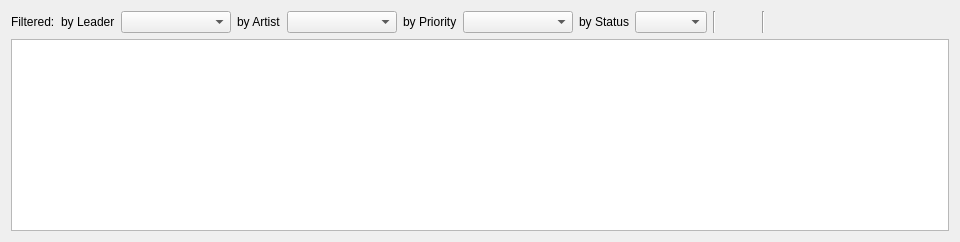
            <widget class="QWidget" name="tab_8">
             <attribute name="title">
              <string>Issue Tracking</string>
             </attribute>
             <layout class="QVBoxLayout" name="verticalLayout_11">
              <item>
               <layout class="QHBoxLayout" name="horizontalLayout_5">
                <item>
                 <widget class="QLabel" name="label_7">
                  <property name="text">
                   <string>Filtered:</string>
                  </property>
                 </widget>
                </item>
                <item>
                 <widget class="QLabel" name="label_8">
                  <property name="text">
                   <string>by Leader</string>
                  </property>
                 </widget>
                </item>
                <item>
                 <widget class="QComboBox" name="comboBox_4">
                  <property name="minimumContentsLength">
                   <number>10</number>
                  </property>
                 </widget>
                </item>
                <item>
                 <widget class="QLabel" name="label_9">
                  <property name="text">
                   <string>by Artist</string>
                  </property>
                 </widget>
                </item>
                <item>
                 <widget class="QComboBox" name="comboBox_5">
                  <property name="minimumContentsLength">
                   <number>10</number>
                  </property>
                 </widget>
                </item>
                <item>
                 <widget class="QLabel" name="label_10">
                  <property name="text">
                   <string>by Priority</string>
                  </property>
                 </widget>
                </item>
                <item>
                 <widget class="QComboBox" name="comboBox_6">
                  <property name="minimumContentsLength">
                   <number>10</number>
                  </property>
                 </widget>
                </item>
                <item>
                 <widget class="QLabel" name="label_12">
                  <property name="text">
                   <string>by Status</string>
                  </property>
                 </widget>
                </item>
                <item>
                 <widget class="QComboBox" name="cbbIssueStatus"/>
                </item>
                <item>
                 <widget class="Line" name="line_5">
                  <property name="orientation">
                   <enum>Qt::Vertical</enum>
                  </property>
                 </widget>
                </item>
                <item>
                 <spacer name="horizontalSpacer_2">
                  <property name="orientation">
                   <enum>Qt::Horizontal</enum>
                  </property>
                  <property name="sizeHint" stdset="0">
                   <size>
                    <width>40</width>
                    <height>20</height>
                   </size>
                  </property>
                 </spacer>
                </item>
                <item>
                 <widget class="Line" name="line">
                  <property name="orientation">
                   <enum>Qt::Vertical</enum>
                  </property>
                 </widget>
                </item>
                <item>
                 <widget class="QPushButton" name="pushButton_11">
                  <property name="toolTip">
                   <string>Create new issue</string>
                  </property>
                  <property name="text">
                   <string/>
                  </property>
                  <property name="icon">
                   <iconset resource="../source/icons/IconResource.qrc">
                    <normaloff>:/Project/Add.png</normaloff>:/Project/Add.png</iconset>
                  </property>
                  <property name="flat">
                   <bool>true</bool>
                  </property>
                 </widget>
                </item>
                <item>
                 <widget class="QPushButton" name="pushButton_12">
                  <property name="toolTip">
                   <string>Issue solved</string>
                  </property>
                  <property name="text">
                   <string/>
                  </property>
                  <property name="icon">
                   <iconset resource="../source/icons/IconResource.qrc">
                    <normaloff>:/Project/Check.png</normaloff>:/Project/Check.png</iconset>
                  </property>
                  <property name="flat">
                   <bool>true</bool>
                  </property>
                 </widget>
                </item>
                <item>
                 <widget class="QPushButton" name="pushButton_3">
                  <property name="toolTip">
                   <string>edit issue</string>
                  </property>
                  <property name="text">
                   <string/>
                  </property>
                  <property name="icon">
                   <iconset resource="../source/icons/IconResource.qrc">
                    <normaloff>:/Project/Edit.png</normaloff>:/Project/Edit.png</iconset>
                  </property>
                  <property name="flat">
                   <bool>true</bool>
                  </property>
                 </widget>
                </item>
                <item>
                 <widget class="QPushButton" name="pushButton_13">
                  <property name="toolTip">
                   <string>remove issue</string>
                  </property>
                  <property name="text">
                   <string/>
                  </property>
                  <property name="icon">
                   <iconset resource="../source/icons/IconResource.qrc">
                    <normaloff>:/Project/Delete.png</normaloff>:/Project/Delete.png</iconset>
                  </property>
                  <property name="flat">
                   <bool>true</bool>
                  </property>
                 </widget>
                </item>
               </layout>
              </item>
              <item>
               <widget class="QListWidget" name="listWidgetIssue">
                <property name="alternatingRowColors">
                 <bool>true</bool>
                </property>
               </widget>
              </item>
             </layout>
            </widget>
